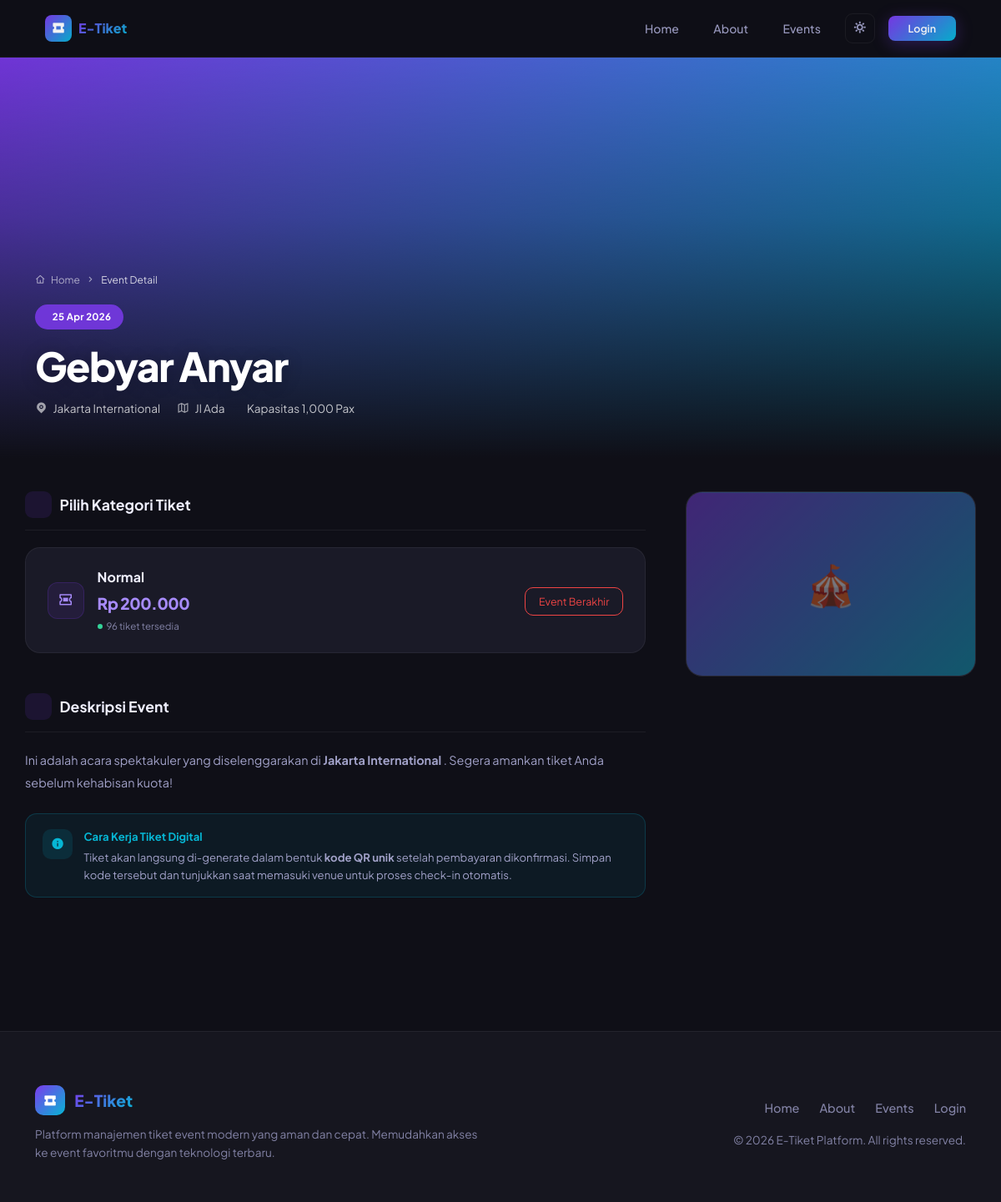
/event-detail.php?id=9, run on the app's committed database.
### tables this page shows
CREATE TABLE `event` (
  `id_event` int(11) NOT NULL,
  `nama_event` varchar(150) NOT NULL,
  `deskripsi` text DEFAULT NULL,
  `tanggal` date NOT NULL,
  `id_venue` int(11) NOT NULL,
  `gambar` varchar(255) DEFAULT 'default.jpg'
);

CREATE TABLE `venue` (
  `id_venue` int(11) NOT NULL,
  `nama_venue` varchar(100) NOT NULL,
  `alamat` text DEFAULT NULL,
  `kapasitas` int(11) NOT NULL
);

CREATE TABLE `tiket` (
  `id_tiket` int(11) NOT NULL,
  `id_event` int(11) NOT NULL,
  `nama_tiket` varchar(50) NOT NULL,
  `harga` int(11) NOT NULL,
  `kuota` int(11) NOT NULL
);

### event-detail.php (the view, shortened to what this page needs)
<?php
$conn = getDbConnection();
if (!function_exists('query')) {
    function query($q) {
        global $conn;
        $res = mysqli_query($conn, $q);
        $rows = [];
        if ($res && !is_bool($res)) {
            while ($row = mysqli_fetch_assoc($res)) $rows[] = $row;
        }
        return $rows;
    }
}
$id_event = (int)$_GET['id'];
$event    = mysqli_fetch_assoc(mysqli_query($conn,
    "SELECT e.*, v.nama_venue, v.alamat, v.kapasitas
       FROM event e JOIN venue v ON e.id_venue = v.id_venue
      WHERE id_event = $id_event"));
$tikets   = query("SELECT * FROM tiket WHERE id_event = $id_event ORDER BY harga ASC");
$isPastEvent = strtotime($event['tanggal']) < strtotime(date('Y-m-d'));
?>
<!DOCTYPE html>
<html lang="id">
<head>
    <?php include 'includes/head.php'; ?>
</head>
<body>
<?php include 'includes/navbar_public.php'; ?>
<div class="detail-banner">
    <div class="banner-img">
    </div>
    <div class="banner-overlay"></div>
    <div class="banner-content">
        <div class="container">
            <a href="index.php" class="banner-breadcrumb">
                <i class="ri-home-4-line"></i> Home <i class="ri-arrow-right-s-line"></i>
                <span style="color: rgba(255,255,255,0.8);">Event Detail</span>
            </a>
            <br>
            <div class="banner-date-tag">
                <?= date('d M Y', strtotime($event['tanggal'])) ?>
            </div>
            <h1 class="banner-title"><?= htmlspecialchars($event['nama_event']) ?></h1>
            <div class="banner-meta">
                <span class="banner-meta-item">
                    <i class="ri-map-pin-fill"></i>
                    <?= htmlspecialchars($event['nama_venue']) ?>
                </span>
                <span class="banner-meta-item">
                    <i class="ri-map-2-line"></i>
                    <?= htmlspecialchars($event['alamat']) ?>
                </span>
                <span class="banner-meta-item">
                    Kapasitas <?= number_format($event['kapasitas']) ?> Pax
                </span>
            </div>
        </div>
    </div>
</div>
<div class="container detail-body">
    <div class="row g-4 g-lg-5">
        <div class="col-lg-8">
            <div class="mb-5">
                <div class="detail-section-title">
                    <i class="ri-ticket-2-line-fill"></i>
                    Pilih Kategori Tiket
                </div>
                <?php if (empty($tikets)): ?>
                <div class="empty-tickets">
                    <i class="ri-ticket-line-detailed"></i>
                    <p>Belum ada tiket tersedia untuk event ini.</p>
                </div>
                <?php else: ?>
                    <?php foreach ($tikets as $t):
                        $stockLow = $t['kuota'] > 0 && $t['kuota'] <= 10;
                        $noStock  = $t['kuota'] == 0;
                    ?>
                    <div class="ticket-card">
                        <div class="ticket-card-icon">
                            <i class="ri-ticket-2-line"></i>
                        </div>
                        <div class="ticket-card-info">
                            <div class="ticket-card-name"><?= htmlspecialchars($t['nama_tiket']) ?></div>
                            <div class="ticket-card-price">
                                Rp <?= number_format($t['harga'], 0, ',', '.') ?>
                            </div>
                            <div class="ticket-card-stock">
                                <span class="stock-dot <?= $noStock ? 'empty' : ($stockLow ? 'low' : '') ?>"></span>
                                <?php if ($noStock): ?>
                                    <span style="color:var(--danger);">Tiket habis</span>
                                <?php elseif ($stockLow): ?>
                                    <span style="color:var(--warning);">Sisa <?= $t['kuota'] ?> tiket — hampir habis!</span>
                                <?php else: ?>
                                    <?= number_format($t['kuota']) ?> tiket tersedia
                                <?php endif; ?>
                            </div>
                        </div>
                        <div>
                            <?php if ($isPastEvent): ?>
                                <span style="font-size:0.78rem; color:var(--danger); border:1px solid var(--danger); border-radius:10px; padding:0.5rem 1rem;">Event Berakhir</span>
                            <?php elseif ($noStock): ?>
                                <span style="font-size:0.78rem; color:var(--text-muted); border:1px solid var(--border); border-radius:10px; padding:0.5rem 1rem;">Habis</span>
                            <?php elseif (isset($_SESSION['login'])): ?>
                                <a href="user/pesan.php?id=<?= $event['id_event'] ?>" class="btn-ticket-buy">
                                    <i class="ri-shopping-bag-4-line"></i> Beli Sekarang
                                </a>
                            <?php else: ?>
                                <a href="login.php" class="btn-ticket-login">
                                    <i class="ri-user-line"></i> Login untuk Beli
                                </a>
                            <?php endif; ?>
                        </div>
                    </div>
                    <?php endforeach; ?>
                <?php endif; ?>
            </div>
            <div class="mb-4">
                <div class="detail-section-title">
                    <i class="bi bi-file-earmark-text"></i>
                    Deskripsi Event
                </div>
                <div class="event-desc">
                    <?php if (!empty($event['deskripsi'])): ?>
                        <?= nl2br(htmlspecialchars($event['deskripsi'])) ?>
                    <?php else: ?>
                        Ini adalah acara spektakuler yang diselenggarakan di <strong><?= htmlspecialchars($event['nama_venue']) ?></strong>.
                        Segera amankan tiket Anda sebelum kehabisan kuota!
                    <?php endif; ?>
                </div>
            </div>
            <div class="info-note mt-4">
                <div class="info-note-icon"><i class="ri-information-fill"></i></div>
                <div class="info-note-text">
                    <strong style="color: var(--accent); display: block; margin-bottom: 0.25rem;">Cara Kerja Tiket Digital</strong>
                    Tiket akan langsung di-generate dalam bentuk <strong>kode QR unik</strong> setelah pembayaran dikonfirmasi.
                    Simpan kode tersebut dan tunjukkan saat memasuki venue untuk proses check-in otomatis.
                </div>
            </div>
        </div>
        <div class="col-lg-4">
            <div class="info-card">
            </div>
        </div>
    </div>
</div>
<?php include 'includes/footer.php'; ?>
</body>
</html>

### assets/css/style.css (style rules this page uses)
:root { --primary: #7c3aed; --primary-light: #a78bfa; --primary-dark: #5b21b6; --accent: #06b6d4; --accent-2: #f59e0b; --success: #10b981; --danger: #ef4444; --warning: #f59e0b; --bg-base: #0f0f17; --bg-surface: #16161f; --bg-elevated: #1e1e2e; --bg-card: #1a1a27; --bg-hover: #252535; --bg-navbar: rgba(15, 15, 23, 0.8); --border: rgba(255,255,255,0.06); --border-hover: rgba(124,58,237,0.4); --text-primary: #f0f0ff; --text-secondary: #a1a1c8; --text-muted: #8282a5; --gradient-primary: linear-gradient(135deg, #7c3aed 0%, #06b6d4 100%); --gradient-surface: linear-gradient(135deg, #16161f 0%, #1e1e2e 100%); --gradient-card: linear-gradient(145deg, #1a1a27, #1e1e2e); --gradient-success: linear-gradient(135deg, #059669, #10b981); --gradient-danger: linear-gradient(135deg, #dc2626, #ef4444); --gradient-warning: linear-gradient(135deg, #d97706, #f59e0b); --gradient-info: linear-gradient(135deg, #0891b2, #06b6d4); --sidebar-width: 260px; --shadow-sm: 0 2px 8px rgba(0,0,0,0.3); --shadow-md: 0 4px 20px rgba(0,0,0,0.4); --shadow-lg: 0 8px 40px rgba(0,0,0,0.5); --shadow-primary: 0 4px 20px rgba(124,58,237,0.3); --shadow-glow: 0 0 30px rgba(124,58,237,0.15); }
*, *::before, *::after { box-sizing: border-box; margin: 0; padding: 0; }
html { scroll-behavior: smooth; }
body { font-family: 'Plus Jakarta Sans', sans-serif; background-color: var(--bg-base); color: var(--text-primary); line-height: 1.6; min-height: 100vh; overflow-x: hidden; }

### data on the page
event: tanggal "25 Apr 2026", nama_event "Gebyar Anyar", id_venue.nama_venue "Jakarta International", id_venue.alamat "Jl Ada", id_venue.kapasitas "1,000"
tiket: nama_tiket "Normal", harga "200.000", kuota "96"
